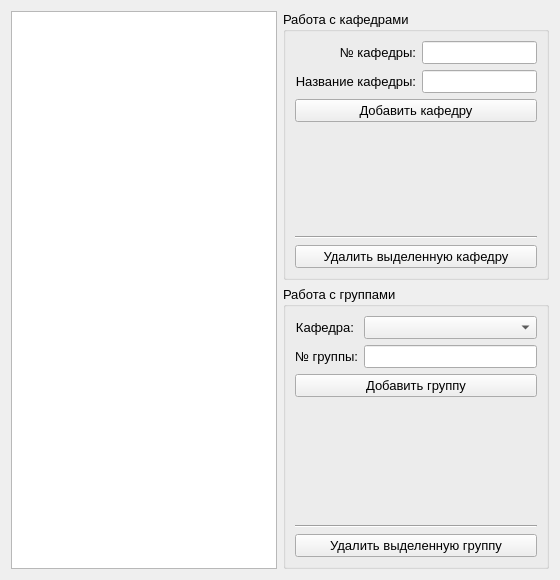
      <widget class="QWidget" name="tab">
       <property name="font">
        <font>
         <pointsize>10</pointsize>
        </font>
       </property>
       <property name="autoFillBackground">
        <bool>true</bool>
       </property>
       <attribute name="title">
        <string>Кафедры и группы</string>
       </attribute>
       <layout class="QHBoxLayout" name="horizontalLayout_2" stretch="1,1">
        <item>
         <widget class="QTreeView" name="trView_tb1">
          <property name="editTriggers">
           <set>QAbstractItemView::NoEditTriggers</set>
          </property>
          <property name="autoExpandDelay">
           <number>1</number>
          </property>
          <property name="rootIsDecorated">
           <bool>true</bool>
          </property>
          <property name="uniformRowHeights">
           <bool>true</bool>
          </property>
          <property name="itemsExpandable">
           <bool>true</bool>
          </property>
          <property name="animated">
           <bool>true</bool>
          </property>
          <property name="allColumnsShowFocus">
           <bool>false</bool>
          </property>
         </widget>
        </item>
        <item>
         <layout class="QVBoxLayout" name="verticalLayout">
          <item>
           <widget class="QGroupBox" name="grBox_addFaculty">
            <property name="title">
             <string>Работа с кафедрами</string>
            </property>
            <layout class="QVBoxLayout" name="verticalLayout_2">
             <item>
              <layout class="QFormLayout" name="formLayout">
               <property name="labelAlignment">
                <set>Qt::AlignRight|Qt::AlignTrailing|Qt::AlignVCenter</set>
               </property>
               <property name="formAlignment">
                <set>Qt::AlignLeading|Qt::AlignLeft|Qt::AlignTop</set>
               </property>
               <item row="0" column="1">
                <widget class="QLineEdit" name="lEdit_facultyId"/>
               </item>
               <item row="1" column="1">
                <widget class="QLineEdit" name="lEdit_facultyName"/>
               </item>
               <item row="0" column="0">
                <widget class="QLabel" name="lb_faculty_id">
                 <property name="text">
                  <string>№ кафедры:</string>
                 </property>
                 <property name="alignment">
                  <set>Qt::AlignRight|Qt::AlignTrailing|Qt::AlignVCenter</set>
                 </property>
                </widget>
               </item>
               <item row="1" column="0">
                <widget class="QLabel" name="lb_faculty_name">
                 <property name="text">
                  <string>Название кафедры:</string>
                 </property>
                 <property name="alignment">
                  <set>Qt::AlignRight|Qt::AlignTrailing|Qt::AlignVCenter</set>
                 </property>
                </widget>
               </item>
              </layout>
             </item>
             <item>
              <widget class="QPushButton" name="but_addFaculty">
               <property name="text">
                <string>Добавить кафедру</string>
               </property>
              </widget>
             </item>
             <item>
              <spacer name="verticalSpacer">
               <property name="orientation">
                <enum>Qt::Vertical</enum>
               </property>
               <property name="sizeType">
                <enum>QSizePolicy::Preferred</enum>
               </property>
               <property name="sizeHint" stdset="0">
                <size>
                 <width>20</width>
                 <height>108</height>
                </size>
               </property>
              </spacer>
             </item>
             <item>
              <widget class="Line" name="line">
               <property name="orientation">
                <enum>Qt::Horizontal</enum>
               </property>
              </widget>
             </item>
             <item>
              <widget class="QPushButton" name="but_deleteFaculty">
               <property name="text">
                <string>Удалить выделенную кафедру</string>
               </property>
              </widget>
             </item>
            </layout>
           </widget>
          </item>
          <item>
           <widget class="QGroupBox" name="grBox_workGroup">
            <property name="title">
             <string>Работа с группами</string>
            </property>
            <layout class="QVBoxLayout" name="verticalLayout_3">
             <item>
              <layout class="QFormLayout" name="formLayout_2">
               <item row="0" column="0">
                <widget class="QLabel" name="lb_fac_group">
                 <property name="text">
                  <string>Кафедра:</string>
                 </property>
                 <property name="alignment">
                  <set>Qt::AlignRight|Qt::AlignTrailing|Qt::AlignVCenter</set>
                 </property>
                </widget>
               </item>
               <item row="0" column="1">
                <widget class="QComboBox" name="cBox_faculties"/>
               </item>
               <item row="1" column="0">
                <widget class="QLabel" name="lb_group_name">
                 <property name="text">
                  <string>№ группы:</string>
                 </property>
                 <property name="alignment">
                  <set>Qt::AlignRight|Qt::AlignTrailing|Qt::AlignVCenter</set>
                 </property>
                </widget>
               </item>
               <item row="1" column="1">
                <widget class="QLineEdit" name="lEdit_group_name"/>
               </item>
              </layout>
             </item>
             <item>
              <widget class="QPushButton" name="but_addGroup">
               <property name="text">
                <string>Добавить группу</string>
               </property>
              </widget>
             </item>
             <item>
              <spacer name="verticalSpacer_2">
               <property name="orientation">
                <enum>Qt::Vertical</enum>
               </property>
               <property name="sizeType">
                <enum>QSizePolicy::Preferred</enum>
               </property>
               <property name="sizeHint" stdset="0">
                <size>
                 <width>20</width>
                 <height>122</height>
                </size>
               </property>
              </spacer>
             </item>
             <item>
              <widget class="Line" name="line_2">
               <property name="orientation">
                <enum>Qt::Horizontal</enum>
               </property>
              </widget>
             </item>
             <item>
              <widget class="QPushButton" name="but_deleteGroup">
               <property name="text">
                <string>Удалить выделенную группу</string>
               </property>
              </widget>
             </item>
            </layout>
           </widget>
          </item>
         </layout>
        </item>
       </layout>
      </widget>
